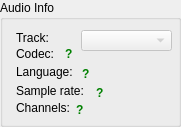
   <widget class="QGroupBox" name="AudioInfoGB">
    <property name="geometry">
     <rect>
      <x>611</x>
      <y>198</y>
      <width>181</width>
      <height>127</height>
     </rect>
    </property>
    <property name="title">
     <string>Audio Info</string>
    </property>
    <widget class="QLabel" name="SampleRateLabel">
     <property name="geometry">
      <rect>
       <x>16</x>
       <y>83</y>
       <width>81</width>
       <height>16</height>
      </rect>
     </property>
     <property name="text">
      <string>Sample rate:</string>
     </property>
    </widget>
    <widget class="QLabel" name="AudioLanguageLabel">
     <property name="geometry">
      <rect>
       <x>16</x>
       <y>64</y>
       <width>71</width>
       <height>16</height>
      </rect>
     </property>
     <property name="text">
      <string>Language:</string>
     </property>
    </widget>
    <widget class="QLabel" name="SampleRateValueLabel">
     <property name="geometry">
      <rect>
       <x>96</x>
       <y>83</y>
       <width>81</width>
       <height>20</height>
      </rect>
     </property>
     <property name="font">
      <font>
       <weight>75</weight>
       <bold>true</bold>
      </font>
     </property>
     <property name="text">
      <string>&lt;html&gt;&lt;head/&gt;&lt;body&gt;&lt;p&gt;&lt;span style=&quot; color:#008000;&quot;&gt;?&lt;/span&gt;&lt;/p&gt;&lt;/body&gt;&lt;/html&gt;</string>
     </property>
    </widget>
    <widget class="QLabel" name="TrackLabel">
     <property name="geometry">
      <rect>
       <x>16</x>
       <y>30</y>
       <width>75</width>
       <height>16</height>
      </rect>
     </property>
     <property name="text">
      <string>Track:</string>
     </property>
    </widget>
    <widget class="QLabel" name="AudioLanguageValueLabel">
     <property name="geometry">
      <rect>
       <x>82</x>
       <y>64</y>
       <width>91</width>
       <height>20</height>
      </rect>
     </property>
     <property name="font">
      <font>
       <weight>75</weight>
       <bold>true</bold>
      </font>
     </property>
     <property name="text">
      <string>&lt;html&gt;&lt;head/&gt;&lt;body&gt;&lt;p&gt;&lt;span style=&quot; color:#008000;&quot;&gt;?&lt;/span&gt;&lt;/p&gt;&lt;/body&gt;&lt;/html&gt;</string>
     </property>
    </widget>
    <widget class="QLabel" name="FormatLabel">
     <property name="geometry">
      <rect>
       <x>16</x>
       <y>46</y>
       <width>49</width>
       <height>16</height>
      </rect>
     </property>
     <property name="text">
      <string>Codec:</string>
     </property>
    </widget>
    <widget class="QLabel" name="ChannelsLabel">
     <property name="geometry">
      <rect>
       <x>16</x>
       <y>100</y>
       <width>71</width>
       <height>16</height>
      </rect>
     </property>
     <property name="text">
      <string>Channels:</string>
     </property>
    </widget>
    <widget class="QLabel" name="ChannelsValueLabel">
     <property name="geometry">
      <rect>
       <x>76</x>
       <y>100</y>
       <width>101</width>
       <height>20</height>
      </rect>
     </property>
     <property name="font">
      <font>
       <weight>75</weight>
       <bold>true</bold>
      </font>
     </property>
     <property name="text">
      <string>&lt;html&gt;&lt;head/&gt;&lt;body&gt;&lt;p&gt;&lt;span style=&quot; color:#008000;&quot;&gt;?&lt;/span&gt;&lt;/p&gt;&lt;/body&gt;&lt;/html&gt;</string>
     </property>
    </widget>
    <widget class="QLabel" name="FormatValueLabel">
     <property name="geometry">
      <rect>
       <x>65</x>
       <y>46</y>
       <width>111</width>
       <height>16</height>
      </rect>
     </property>
     <property name="font">
      <font>
       <weight>75</weight>
       <bold>true</bold>
      </font>
     </property>
     <property name="text">
      <string>&lt;html&gt;&lt;head/&gt;&lt;body&gt;&lt;p&gt;&lt;span style=&quot; color:#008000;&quot;&gt;?&lt;/span&gt;&lt;/p&gt;&lt;/body&gt;&lt;/html&gt;</string>
     </property>
    </widget>
    <widget class="QComboBox" name="AudioTrackDD">
     <property name="enabled">
      <bool>false</bool>
     </property>
     <property name="geometry">
      <rect>
       <x>81</x>
       <y>30</y>
       <width>91</width>
       <height>21</height>
      </rect>
     </property>
    </widget>
   </widget>
